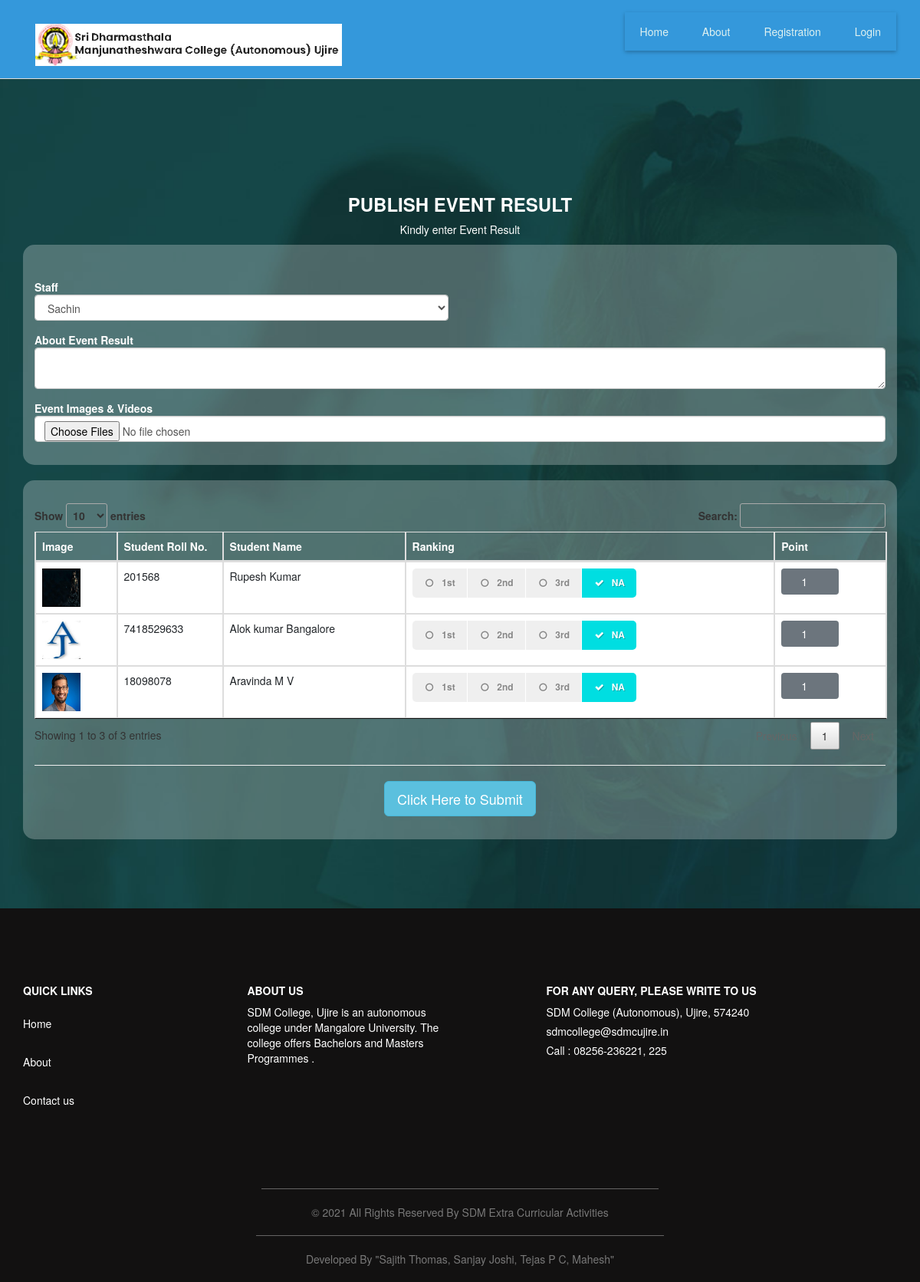
The app's page /event_result.php?event_id=34 with its own data.
### tables this page shows
CREATE TABLE `event_result_status` (
  `result_status_id` int(11) NOT NULL,
  `event_result_id` int(11) NOT NULL,
  `event_id` int(11) NOT NULL,
  `student_id` int(11) NOT NULL,
  `event_participation_id` int(11) NOT NULL,
  `winning_position` varchar(25) NOT NULL,
  `point` int(11) NOT NULL,
  `event_participation_type` varchar(25) NOT NULL,
  `team` varchar(25) NOT NULL
);

CREATE TABLE `student` (
  `student_id` int(11) NOT NULL,
  `student_name` varchar(30) NOT NULL,
  `course_id` int(11) NOT NULL,
  `student_rollno` varchar(10) NOT NULL,
  `student_password` varchar(300) NOT NULL,
  `st_class` varchar(20) NOT NULL,
  `student_image` varchar(300) NOT NULL,
  `gender` varchar(10) NOT NULL,
  `dob` date NOT NULL,
  `language` varchar(25) NOT NULL,
  `elective_paper` varchar(20) NOT NULL,
  `extension_activities` varchar(50) NOT NULL,
  `student_status` varchar(10) NOT NULL
);

### event_result.php (the view, shortened to what this page needs)
<?php
include("header.php");
if(isset($_GET['event_id']))
{
	$sqledit = "SELECT * FROM event_result where event_id='$_GET[event_id]'";
	$qsqledit = mysqli_query($con,$sqledit);
	$rsedit = mysqli_fetch_array($qsqledit);
}
?>
<?php
include("radio.php");
?>
  <section class="login_section layout_padding">
    <div class="container"><br>
      <div class="row">
        <div class="col-md-12"><br>
          <centeR><div class="detail-box">
            <h3>
              Publish Event Result
            </h3>
            <p>
             Kindly enter Event Result
            </p>
          </div></center>
        </div>
        <div class="col-md-12">
<form action="" method="post" name="frmevent_result" id="frmevent_result" enctype="multipart/form-data">
          <div class="login_form">
			<div class="row">
				  <div style="text-align: left;" class="col-md-6">
					<label class="labelproperty">Staff</label>
					<select name="staff_id" id="staff_id" class="form-control" >
						<?php
						$sqlstaff = "SELECT * FROM staff WHERE staff_status='Active'";
						$qsqlstaff = mysqli_query($con,$sqlstaff);
						while($rsstaff = mysqli_fetch_array($qsqlstaff))
						{
							if($rsstaff[0] == $rsedit['staff_id'])
							{
							echo "<option value='$rsstaff[0]' selected>$rsstaff[staff_name]</option>";
							}
							else
							{
							echo "<option value='$rsstaff[0]'>$rsstaff[staff_name]</option>";
							}
						}
						?>
					</select>
				  </div>
				  <div style="text-align: left;" class="col-md-12">
					<label class="labelproperty">About  Event Result</label>
					<textarea name="result_detail" id="result_detail" class="form-control" ></textarea>
				  </div>
				  <div style="text-align: left;" class="col-md-12">
					<label class="labelproperty">Event Images & Videos</label>
					<input type="file" multiple name="event_documentry[]" id="event_documentry" class="form-control" >
				  </div>
			</div>
          </div>
		  <br>
          <div class="login_form">
			<div class="row">
				  <div style="text-align: left;" class="col-md-12">
<table id="datatableplugin" class="table table-bordered">
<thead>
		<tr style="color: white;">
			<th>Image</th>
			<th style='width: 120px;'>Student Roll No.</th>
			<th style='width: 220px;'>Student Name</th>
			<th>Ranking</th>
			<th>Point</th>
		</tr>
	</thead>
	<tbody>
  <?php
  	$sqlview = "SELECT event_result_status.*,student.student_name, student.student_rollno, student.st_class, student.student_image FROM event_result_status LEFT JOIN student ON student.student_id=event_result_status.student_id WHERE event_result_status.event_id='$_GET[event_id]' AND event_result_status.point='1' ORDER BY event_id";
	$qsqlview = mysqli_query($con,$sqlview);
	while($rsview = mysqli_fetch_array($qsqlview))
		{
			echo "<tr>
				<td><img src='studentimg/$rsview[student_image]' style='width: 50px;height: 50px;' ></td>
				<td>$rsview[student_rollno]</td>
				<td>$rsview[student_name]</td>
				<td>";
?>
<?php
			echo "</td>
				<td><input type='number' name='point$rsview[0]' id='point[]' style='width: 75px;' class='btn btn-secondary' readonly value='$rsview[point]' ></td>";
			echo"</tr>";
		}
  ?>
	</tbody>
</table>
				  </div>
				  <div style="text-align: left;" class="col-md-12">
					<hr>
					<center><input type="submit" name="submit" id="submit" value="Click Here to Submit" class="btn btn-info btn-lg" ></center>
				  </div>
			</div>
          </div>
</form>
        </div>
		</div>
    </div>
  </section>
<?php
include("footer.php");
?>

### css/style.css (style rules this page uses)
body { font-family: "Poppins", sans-serif; color: #000000; background-color: #ffffff; }
.layout_padding { padding: 90px 0; }
.btn, .btn:focus { outline: none !important; -webkit-box-shadow: none; box-shadow: none; }
.login_section { background-image: url(../images/login-bg.jpg); background-size: cover; color: #ffffff; }
.login_section .row { -webkit-box-align: center; -ms-flex-align: center; align-items: center; }
.login_section .detail-box h3 { text-transform: uppercase; font-weight: bold; }
.login_section .login_form { padding: 30px 15px; background-color: rgba(255, 255, 255, 0.25); text-align: center; border-radius: 15px; }

### css/responsive.css (style rules this page uses)
@media (min-width: 1200px) { .container { max-width: 1170px; } }

### header.php (style rules this page uses)
.labelproperty { color: white; padding-top: 15px; margin-bottom: -4.5rem; }

### records on screen
event_result_status: student.student_image (picture), student.student_rollno "201568", student.student_name "Rupesh Kumar", point "1"
event_result_status: student.student_image (picture), student.student_rollno "7418529633", student.student_name "Alok kumar Bangalore", point "1"
event_result_status: student.student_image (picture), student.student_rollno "18098078", student.student_name "Aravinda M V", point "1"

### other values on screen
form field staff_id "Sachin"
